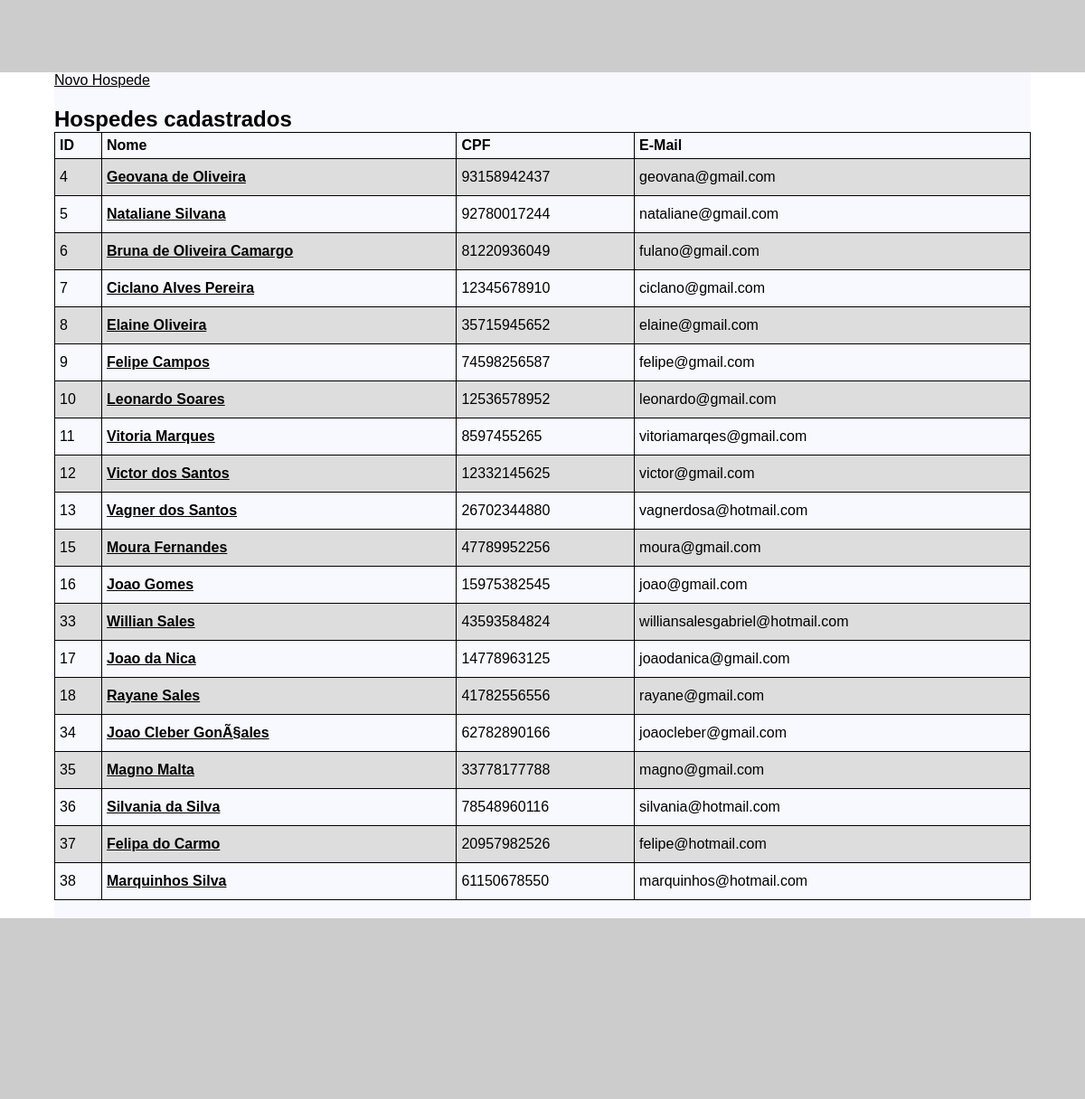
Page /lista-hospedes.php (signed in) on the committed database.
### tables this page shows
CREATE TABLE IF NOT EXISTS `hospedes` (
  `id` int(11) NOT NULL AUTO_INCREMENT,
  `nome_completo` varchar(255) NOT NULL,
  `CPF` varchar(11) NOT NULL,
  `email` varchar(255) NOT NULL,
  `celular` varchar(11) NOT NULL,
  `telefone` varchar(10) DEFAULT NULL,
  `status` tinyint(11) DEFAULT '1',
  `dataCadastro` datetime DEFAULT NULL,
  `autor` varchar(100) DEFAULT NULL,
  PRIMARY KEY (`id`),
  UNIQUE KEY `email` (`email`),
  UNIQUE KEY `CPF` (`CPF`),
  KEY `CPF_2` (`CPF`),
  KEY `autor` (`autor`)
);

### server/conexao.class.php (called while the page is built, shortened)
<?php
abstract class Conexao{
    public function __construct(){
        $this->dbname = 'gestao-hoteleira';
        $this->host = 'localhost';
        $this->dbuser = 'root';
        $this->dbpass = '';
        try{
            $this->pdo = new PDO("mysql:host=".$this->host.";dbname=".$this->dbname, $this->dbuser, $this->dbpass);
        }catch(PDOException $e){
            $this->setStatus("Não conectado!");
        }
    }
}

### server/hospede.class.php (called while the page is built, shortened)
<?php
require_once 'conexao.class.php';
class Hospede extends Conexao{
    public function listarHospedes(){
        $sql = "SELECT * FROM hospedes WHERE status = 1";
        $sql = $this->pdo->query($sql);
        if($sql->rowCount() > 0){
            return $sql->fetchAll();
        }else{
            return array();
        }
    }
}

### lista-hospedes.php (the view, shortened to what this page needs)
<?php
require_once 'server/hospede.class.php';
$hospede = new Hospede();
require_once 'header.php';
?>
<div class="container">
    <a href="cadastrar-hospede.php">Novo Hospede</a>
    <div class="lista-hospedes">
        <h2>Hospedes cadastrados</h2>
        <table>
            <tr>
                <th>ID</th>
                <th>Nome</th>
                <th>CPF</th>
                <th class="lastCol">E-Mail</th>
            </tr>
            <?php
            $lista = $hospede->listarHospedes();
            foreach($lista as $valor):
            ?>
            <tr>
                <td><?php echo $valor['id']; ?></td>
                <td><a href="detalhes-hospede.php?id=<?php echo $valor['id']; ?>"><strong><?php echo $valor['nome_completo']; ?></strong></a></td>
                <td><?php echo $valor['CPF']; ?></td>
                <td class="lastCol"><?php echo $valor['email']; ?></td>
            </tr>
            <?php
            endforeach;
            ?>
        </table>
    </div>
</div>
<?php
require_once 'footer.php';
?>

### header.php (shortened to what this page needs)
<!DOCTYPE html>
<html lang="pt-br">
<head>
    <link rel="stylesheet" href="css/style.css">
    <link rel="stylesheet" href="https://use.fontawesome.com/releases/v5.8.1/css/all.css">
</head>
<body>
    <section class="header"></section>

### footer.php (shortened to what this page needs)
<section class="rodape"></section>
</body>
</html>

### css/style.css (style rules this page uses)
*,body { margin: 0; padding: 0; font-family: 'Quicksand', sans-serif; }
a { color: inherit; }
section.header { width: 100%; height: 80px; background-color: #CCC; }
section.rodape { width: 100%; height: 200px; background-color: #CCC; }
div.container { min-height: 600px; background-color: ghostwhite; padding-bottom: 20px; }
div.container { width: 90%; margin: 0 auto; }
.lista-hospedes { padding-top: 20px; }
.lista-hospedes table, .detalhes-hospede table { font-family: arial, sans-serif; border-collapse: collapse; width: 100%; }
.lista-hospedes table td, th, .detalhes-hospede table td { border: 1px solid #000; text-align: left; padding: 5px; }
.lista-hospedes table td, .detalhes-hospede table td { height: 30px; }
.lista-hospedes table tr:nth-child(even), .detalhes-hospede table tr:nth-child(even) { background-color: #ddd; }

### rows in the picture
hospedes: id "4", nome_completo "Geovana de Oliveira", CPF "93158942437", email "geovana@gmail.com"
hospedes: id "5", nome_completo "Nataliane Silvana", CPF "92780017244", email "nataliane@gmail.com"
hospedes: id "6", nome_completo "Bruna de Oliveira Camargo", CPF "81220936049", email "fulano@gmail.com"
hospedes: id "7", nome_completo "Ciclano Alves Pereira", CPF "12345678910", email "ciclano@gmail.com"
hospedes: id "8", nome_completo "Elaine Oliveira", CPF "35715945652", email "elaine@gmail.com"
hospedes: id "9", nome_completo "Felipe Campos", CPF "74598256587", email "felipe@gmail.com"
hospedes: id "10", nome_completo "Leonardo Soares", CPF "12536578952", email "leonardo@gmail.com"
hospedes: id "11", nome_completo "Vitoria Marques", CPF "8597455265", email "vitoriamarqes@gmail.com"
hospedes: id "12", nome_completo "Victor dos Santos", CPF "12332145625", email "victor@gmail.com"
hospedes: id "13", nome_completo "Vagner dos Santos", CPF "26702344880", email "vagnerdosa@hotmail.com"
hospedes: id "15", nome_completo "Moura Fernandes", CPF "47789952256", email "moura@gmail.com"
hospedes: id "16", nome_completo "Joao Gomes", CPF "15975382545", email "joao@gmail.com"
hospedes: id "33", nome_completo "Willian Sales", CPF "43593584824", email "williansalesgabriel@hotmail.com"
hospedes: id "17", nome_completo "Joao da Nica", CPF "14778963125", email "joaodanica@gmail.com"
hospedes: id "18", nome_completo "Rayane Sales", CPF "41782556556", email "rayane@gmail.com"
hospedes: id "34", nome_completo "Joao Cleber GonÃ§ales", CPF "62782890166", email "joaocleber@gmail.com"
hospedes: id "35", nome_completo "Magno Malta", CPF "33778177788", email "magno@gmail.com"
hospedes: id "36", nome_completo "Silvania da Silva", CPF "78548960116", email "silvania@hotmail.com"
hospedes: id "37", nome_completo "Felipa do Carmo", CPF "20957982526", email "felipe@hotmail.com"
hospedes: id "38", nome_completo "Marquinhos Silva", CPF "61150678550", email "marquinhos@hotmail.com"
